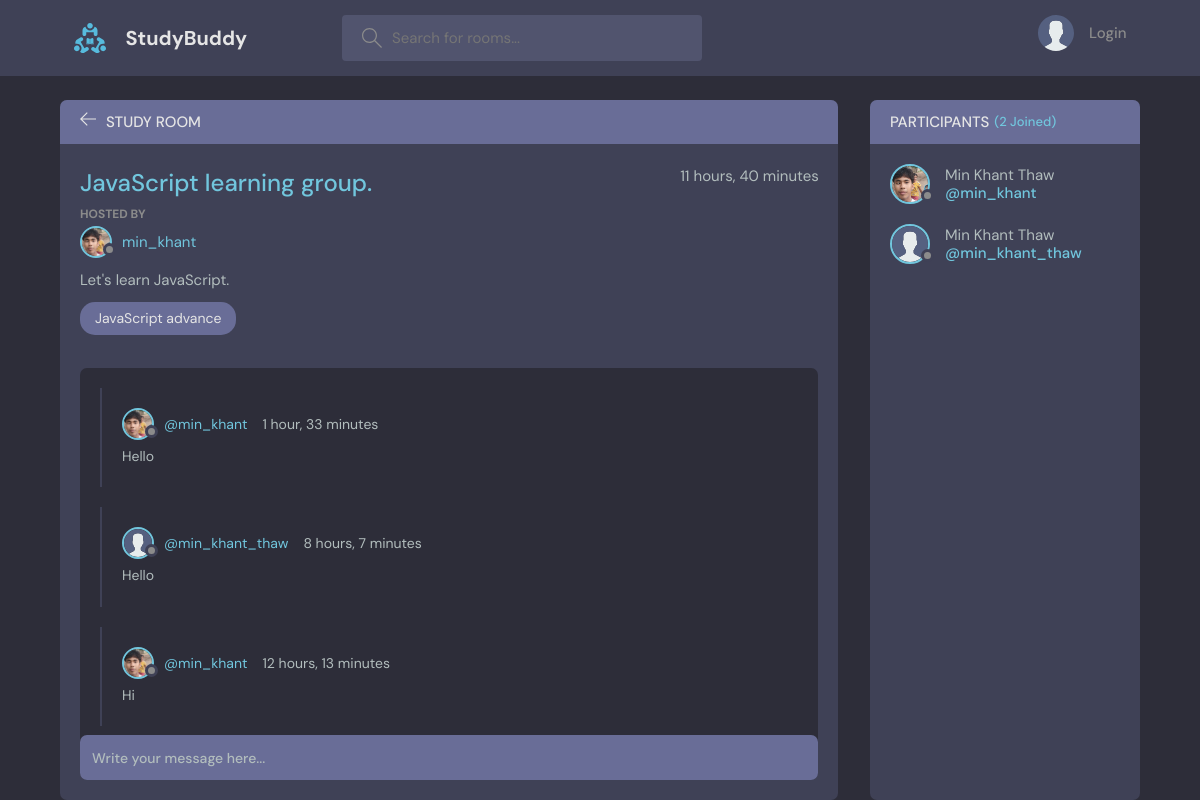
The page /roomDetails/2 on the database its author committed.
### my_app/models.py (models this page shows, shortened)
class Room(models.Model):
    host = models.ForeignKey(User, on_delete=models.SET_NULL, null=True)
    topic = models.ForeignKey(Topics, on_delete=models.SET_NULL, null=True)
    name = models.CharField(max_length=200)
    description = models.TextField(null=True, blank=True)
    participants = models.ManyToManyField(
        User, related_name='participants', blank=True)
    updated = models.DateTimeField(auto_now=True)
    created = models.DateTimeField(auto_now_add=True)
    class Meta:
        ordering = ['-updated', '-created']

class User(AbstractUser):
    name = models.CharField(max_length=200, null=True)
    email = models.EmailField(unique=True, null=True)
    bio = models.TextField(null=True)
    avatar = models.ImageField(null=True, default="avatar.svg", upload_to='media')
    USERNAME_FIELD = 'email'
    REQUIRED_FIELDS = []

class Topics(models.Model):
    name = models.CharField(max_length=200)

class Messages(models.Model):
    user = models.ForeignKey(User, on_delete=models.CASCADE)
    room = models.ForeignKey(Room, on_delete=models.CASCADE, related_name='messages')
    body = models.TextField()
    updated = models.DateTimeField(auto_now=True)
    created = models.DateTimeField(auto_now_add=True)
    class Meta:
        ordering = ['-updated', '-created']

### my_app/views.py (the view, shortened to what this page needs)
# urls.py: path('roomDetails/<str:pk>', views.roomDetails, name="room-details"),
def roomDetails(request, pk):
  q = request.GET.get('q') if request.GET.get('q') != None else ''
  messages_form = Messages.objects.filter(
    Q(room__name__icontains=q) |
    Q(user__username__icontains=q) |
    Q(body__icontains=q)
    )
  room = Room.objects.get(id=pk)
  messa = room.messages.all()
  participants = room.participants.all()
  url = ''
  context = {
    'participants':participants,
    'room':room,
    'messa':messa,
    'messages_form':messages_form
  }
  return render(request, 'room_details.html', context)

### templates/room_details.html (shortened to what this page needs)
{% extends 'base.html' %}
{% block content %}
    <main class="profile-page layout layout--2">
      <div class="container">
        <div class="room">
          <div class="room__top">
            <div class="room__topLeft">
              <a href="{% url 'home' %}">
                <svg version="1.1" xmlns="http://www.w3.org/2000/svg" width="32" height="32" viewBox="0 0 32 32">
                  <title>arrow-left</title>
                  <path
                    d="M13.723 2.286l-13.723 13.714 13.719 13.714 1.616-1.611-10.96-10.96h27.625v-2.286h-27.625l10.965-10.965-1.616-1.607z"
                  ></path>
                </svg>
              </a>
              <h3>Study Room</h3>
            </div>
          </div>
          <div class="room__box scroll">
            <div class="room__header scroll">
              <div class="room__info">
                <h3>{{room.name}}</h3>
                <span>{{room.updated|timesince}}</span>
              </div>
              <div class="room__hosted">
                <p>Hosted By</p>
                <a href="{% url 'userInfo' room.host.id %}" class="room__author">
                  <div class="avatar avatar--small">
                  {% if room.host.avatar.url %}
                    <img src="{{room.host.avatar.url}}" />
                  {% endif %}
                  </div>
                  <span>{{room.host.username}}</span>
                </a>
              </div>
              <div class="room__details">
                {{room.description}}
              </div>
              <span class="room__topics">{{room.topic.name}}</span>
            </div>
            <div class="room__conversation">
              <div class="threads scroll">
          {% for message in messa %}
              <div class="thread">
                  <div class="thread__top">
                    <div class="thread__author">
                      <a href="{% url 'userInfo' message.user.id %}" class="thread__authorInfo">
                        <div class="avatar avatar--small">
                          <img src="{{message.user.avatar.url}}" />
                        </div>
                        <span>@{{message.user.username}}</span>
                      </a>
                      <span class="thread__date">{{message.updated|timesince}}</span>
                    </div>
                  </div>
                  <div class="thread__details">
                  {{message.body}}
                  </div>
                </div>
              {% endfor %}
              </div>
            </div>
          </div>
          <div class="room__message">
            <form method="POST">
              <input name="comment" placeholder="Write your message here..." /></form>
          </div>
        </div>
        <div class="participants">
          <h3 class="participants__top">Participants <span>({{room.participants.count}} Joined)</span></h3>
          <div class="participants__list scroll">
          {% for participant in participants %}
            <a href="profile.html" class="participant">
              <div class="avatar avatar--medium">
                <img src="{{participant.avatar.url}}" />
              </div>
              <p>
                {{participant.name}}
                <span>@{{participant.username}}</span>
              </p>
            </a>
          {% endfor %}
          </div>
        </div>
      </div>
    </main>
{% endblock %}

### rows shown on the page
Room: name "JavaScript learning group.", updated "11 hours, 40 minutes", host.avatar (picture), host.username "min_khant", description "Let's learn JavaScript.", topic.name "JavaScript advance", participants.count "2"
Messages: user.avatar (picture), user.username "min_khant", updated "1 hour, 33 minutes", body "Hello"
Messages: user.avatar (placeholder picture), user.username "min_khant_thaw", updated "8 hours, 7 minutes", body "Hello"
Messages: user.avatar (picture), user.username "min_khant", updated "12 hours, 13 minutes", body "Hi"
User: avatar (picture), name "Min Khant Thaw", username "min_khant"
User: avatar (placeholder picture), name "Min Khant Thaw", username "min_khant_thaw"
